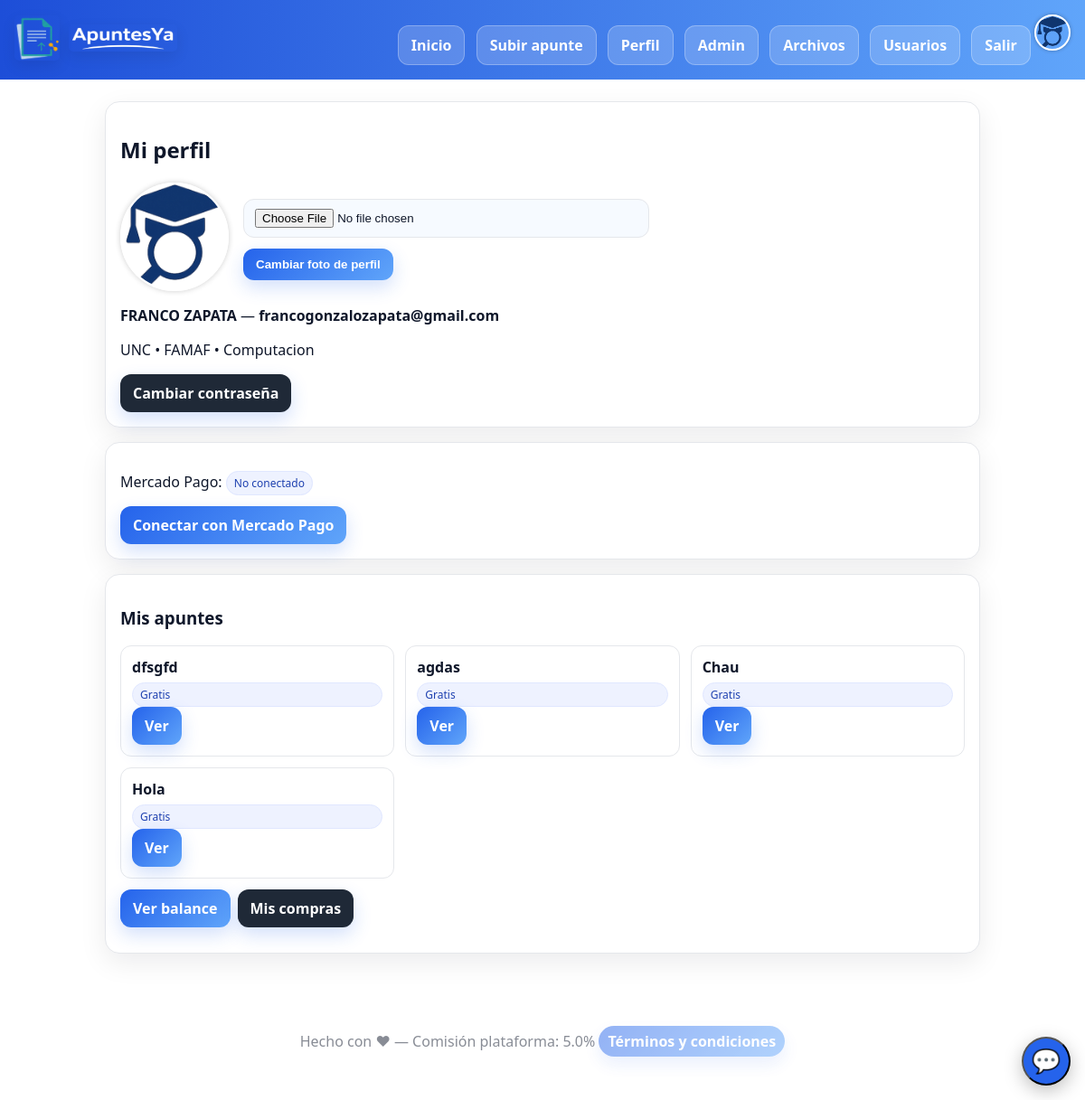
Screenshot of /profile (signed in) with the database file from the repository.
### apuntesya2/models.py (models this page shows)
class User(Base, UserMixin):
    __tablename__ = "users"
    id: Mapped[int] = mapped_column(Integer, primary_key=True, autoincrement=True)
    name: Mapped[str] = mapped_column(String(120), nullable=False)
    email: Mapped[str] = mapped_column(String(255), unique=True, nullable=False, index=True)
    password_hash: Mapped[str] = mapped_column(String(255), nullable=False)
    imagen_de_perfil: Mapped[str] = mapped_column(String(255), nullable=True)
    university: Mapped[str] = mapped_column(String(120), nullable=False)
    faculty: Mapped[str] = mapped_column(String(120), nullable=False)
    career: Mapped[str] = mapped_column(String(120), nullable=False)
    is_active: Mapped[bool] = mapped_column(Boolean, default=True)
    is_admin: Mapped[bool] = mapped_column(Boolean, default=False)
    deleted_at: Mapped[datetime] = mapped_column(DateTime, nullable=True)
    mp_user_id: Mapped[str] = mapped_column(String(64), nullable=True)
    mp_access_token: Mapped[str] = mapped_column(Text, nullable=True)
    mp_refresh_token: Mapped[str] = mapped_column(Text, nullable=True)
    mp_token_expires_at: Mapped[datetime] = mapped_column(DateTime, nullable=True)
    notes = relationship("Note", back_populates="seller")

class Note(Base):
    __tablename__ = "notes"
    id: Mapped[int] = mapped_column(Integer, primary_key=True, autoincrement=True)
    title: Mapped[str] = mapped_column(String(180), nullable=False)
    description: Mapped[str] = mapped_column(Text, nullable=False)
    university: Mapped[str] = mapped_column(String(120), nullable=False)
    faculty: Mapped[str] = mapped_column(String(120), nullable=False)
    career: Mapped[str] = mapped_column(String(120), nullable=False)
    price_cents: Mapped[int] = mapped_column(Integer, default=0)
    file_path: Mapped[str] = mapped_column(String(255), nullable=False)
    is_active: Mapped[bool] = mapped_column(Boolean, default=True)
    is_reported: Mapped[bool] = mapped_column(Boolean, default=False)
    seller_id: Mapped[int] = mapped_column(ForeignKey("users.id"), nullable=False)
    seller = relationship("User", back_populates="notes")
    deleted_at: Mapped[datetime] = mapped_column(DateTime, nullable=True)
    created_at: Mapped[datetime] = mapped_column(DateTime, default=datetime.utcnow)

### apuntesya2/app.py (the view)
@app.route("/profile")
@login_required
def profile():
    with Session() as s:
        my_notes = s.execute(select(Note).where(Note.seller_id==current_user.id).order_by(Note.created_at.desc())).scalars().all()
    return render_template("profile.html", my_notes=my_notes)

### apuntesya2/app.py (called while the page is built)
@login_manager.user_loader
def load_user(user_id):
    with Session() as s:
        return s.get(User, int(user_id))

@app.context_processor
def inject_contacts():
    emails = [e.strip() for e in str(app.config.get("CONTACT_EMAILS","")).split(",") if e.strip()]
    return dict(CONTACT_EMAILS=emails, CONTACT_WHATSAPP=app.config.get("CONTACT_WHATSAPP"), SUGGESTIONS_URL=app.config.get("SUGGESTIONS_URL"))

### apuntesya2/templates/profile.html
{% extends "base.html" %}
{% block content %}
<div class="card">
  <h2>Mi perfil</h2>
  <div style="display:flex;align-items:center;gap:16px;margin:10px 0;">
    <img
      src="{% if (current_user.imagen_de_perfil or current_user.profile_image) %}{{ url_for('static', filename='uploads/profile_images/' ~ (current_user.imagen_de_perfil or current_user.profile_image)) }}{% else %}{{ url_for('static', filename='img/default_profile.png') }}{% endif %}"
      alt="Foto de perfil"
      style="width:120px;height:120px;border-radius:50%;object-fit:cover;border:2px solid #fff;box-shadow:0 0 6px rgba(0,0,0,0.2)">
    <form action="{{ url_for('upload_profile_image') }}" method="post" enctype="multipart/form-data">
      <input class="input" type="file" name="file" accept="image/png, image/jpeg" required>
      <button class="btn">Cambiar foto de perfil</button>
    </form>
  </div>
  <p><strong>{{ current_user.name }}</strong> — <strong> {{ current_user.email }}</strong></p>
  <p>{{ current_user.university }} • {{ current_user.faculty }} • {{ current_user.career }}</p>
  <a class="btn secondary" href="{{ url_for('auth_reset.reset_password_request') }}">Cambiar contraseña</a>
</div>
<div class="card">
  {% if current_user.mp_access_token %}
  <p>Mercado Pago: <span class="badge">Conectado</span></p>
  <a class="btn secondary" href="{{ url_for('disconnect_mp') }}">Desconectar</a>
  {% else %}
  <p>Mercado Pago: <span class="badge">No conectado</span></p>
  <a class="btn" href="{{ url_for('connect_mp') }}">Conectar con Mercado Pago</a>
  {% endif %}
</div>
<div class="card">
  <h3>Mis apuntes</h3>
  <div class="grid">
    {% for n in my_notes %}
    <div class="note">
      <div class="title">{{ n.title }}</div>
      {% if n.price_cents>0 %}<div class="badge">Pago</div>{% else %}<div class="badge">Gratis</div>{% endif %}
      <a class="btn" href="{{ url_for('note_detail', note_id=n.id) }}">Ver</a>
    </div>
    {% else %}
    <div>No subiste apuntes aún.</div>
    {% endfor %}
  </div>
  <div class="actions" style="margin: 12px 0; display:flex; gap:8px; flex-wrap:wrap;">
    <a class="btn" href="{{ url_for('profile_balance') }}">Ver balance</a>
    <a class="btn secondary" href="{{ url_for('profile_purchases') }}">Mis compras</a>
  </div>
</div>
{% endblock %}

### apuntesya2/templates/base.html (shortened to what this page needs)
<!doctype html>
<html lang="es">
<head>
  <link rel="stylesheet" href="{{ url_for('static', filename='css/main.css') }}">
</head>
<body>
  <div class="nav">
    <div class="brand">
      <a href="{{ url_for('index') }}" class="brand-logo-link">
        <img src="{{ url_for('static', filename='img/logo.png') }}" alt="ApuntesYa" class="brand-logo-img">
      </a>
      <a href="{{ url_for('index') }}" class="brand-logo-link">
        <img src="{{ url_for('static', filename='img/logo1.png') }}" alt="ApuntesYa" class="brand-logo1-img">
      </a>
    </div>
    <div class="nav-actions">
      <a href="{{ url_for('index') }}" class="btn ghost">Inicio</a>
      {% if current_user.is_authenticated %}
      <a href="{{ url_for('upload_note') }}" class="btn">Subir apunte</a>
      <a href="{{ url_for('profile') }}" class="btn secondary">Perfil</a>
      {% if current_user.is_authenticated and current_user.is_admin %}
      <a href="{{ url_for('admin.dashboard') }}" class="btn ghost">Admin</a>
      <a href="/admin/files" class="btn ghost">Archivos</a>
      <a href="{{ url_for('admin.users_list') }}" class="btn ghost">Usuarios</a>
      {% endif %}
      <a href="{{ url_for('logout') }}" class="btn ghost">Salir</a>
      {% else %}
      <a href="{{ url_for('login') }}" class="btn ghost">Ingresar</a>
      <a href="{{ url_for('register') }}" class="btn">Registrarse</a>
      {% endif %}
      {% if current_user.is_authenticated %}
      <a href="{{ url_for('profile') }}" style="display:inline-flex;align-items:center;gap:8px">
        <img
          src="{% if (current_user.imagen_de_perfil or current_user.profile_image) %}{{ url_for('static', filename='uploads/profile_images/' ~ (current_user.imagen_de_perfil or current_user.profile_image)) }}{% else %}{{ url_for('static', filename='img/default_profile.png') }}{% endif %}"
          class="nav-profile-pic" alt="Foto de perfil">
      </a>
      {% endif %}
    </div>
  </div>
  <div class="container">
    {% block content %}{% endblock %}
  </div>
  <div class="footer">
    <div class="footer">
      Hecho con ♥ — Comisión plataforma: {{ config.get('PLATFORM_FEE_PERCENT', 5.0) }}%
      <a class="btn ghost" href="/terms">Términos y condiciones</a>
    </div>
  </div>
  <button id="contact-widget-button" aria-expanded="false" aria-controls="contact-widget-panel"
    aria-label="Abrir contacto" title="Contactar ApuntesYa"
    class="bg-blue-600 text-white text-lg flex items-center justify-center shadow-lg">
    💬
  </button>
</body>
</html>

### apuntesya2/static/css/main.css (style rules this page uses)
:root { --bg: #ffffff; --card: #111318; --ink: #e8e8ea; --muted: #a1a1aa; --brand: #4f46e5; }
* { box-sizing: border-box }
body { margin: 0; background: #ffffff; color: var(--ink); font-family: system-ui, -apple-system, Segoe UI, Roboto, Inter, Ubuntu, Arial }
a { color: var(--brand); text-decoration: none }
.container { max-width: 1000px; margin: 0 auto; padding: 16px }
.nav { display: flex; gap: 12px; align-items: center; justify-content: space-between; padding: 16px; margin-bottom: 8px; background: linear-gradient(180deg, #121420, #0b0c10) }
.brand { display: flex; gap: 10px; align-items: center }
.card { background: var(--card); border: 1px solid #1b1f2a; border-radius: 16px; padding: 16px; box-shadow: 0 8px 24px rgba(0, 0, 0, .25); margin-bottom: 16px }
.btn { display: inline-block; padding: 10px 14px; border-radius: 12px; background: var(--brand); color: white; border: none; cursor: pointer; font-weight: 600 }
.btn.secondary { background: #1f2937 }
.input, select { width: 100%; padding: 10px 12px; border-radius: 12px; background: #0e1117; border: 1px solid #232938; color: var(--ink); margin: 6px 0 12px }
.grid { display: grid; grid-template-columns: repeat(3, 1fr); gap: 12px }
.note { padding: 12px; border-radius: 12px; border: 1px solid #232938; background: #0e1117 }
.note .title { font-weight: 700; margin-bottom: 6px }
.badge { font-size: 12px; padding: 4px 8px; border-radius: 999px; background: #111827; border: 1px solid #233047 }
.footer { opacity: .7; padding: 24px; text-align: center }
.brand-logo-img { width: 50px; height: 50px; border-radius: 5px; box-shadow: 0 6px 16px rgba(0, 0, 0, .08) }
.brand-logo1-img { width: 120px; height: 30px; border-radius: 5px; box-shadow: 0 6px 16px rgba(0, 0, 0, .08) }
.nav-actions .btn { margin-left: 8px }
:root { --nav-from: #1d4ed8; --nav-to: #60a5fa; }
.nav { background: linear-gradient(90deg, var(--nav-from), var(--nav-to)) !important; border-bottom: none !important; color: #fff; }
.nav a { color: #fff }
.nav .btn { background: rgba(255, 255, 255, .18); color: #fff; border: 1px solid rgba(255, 255, 255, .28); box-shadow: none; }
.btn { background: linear-gradient(135deg, #2563eb, #60a5fa); box-shadow: 0 8px 20px rgba(37, 99, 235, .20) }
:root { --surface: #ffffff; --surface-2: #f6faff; --border: #e5e7eb; --ink: #0f172a; --muted: #64748b; }
.card { background: var(--surface) !important; color: var(--ink) !important; border: 1px solid var(--border) !important; box-shadow: 0 10px 30px rgba(2, 6, 23, .08) !important; }
.note { background: var(--surface) !important; border: 1px solid var(--border) !important; color: var(--ink) !important; }
.input, select, textarea { background: var(--surface-2) !important; color: var(--ink) !important; border: 1px solid var(--border) !important; }
.badge { background: #eef2ff !important; color: #1e40af !important; border: 1px solid #e0e7ff !important; }
body, .container { background: #ffffff !important; }
.footer .btn { padding: 6px 10px; font-weight: 600; border-radius: 999px; }
#contact-widget-button { position: fixed; right: 16px; bottom: 16px; z-index: 1040; border-radius: 50%; width: 54px; height: 54px; background-color: #2563eb; color: #fff; font-size: 26px; display: flex; align-items: center; justify-content: center; box-shadow: 0 6px 20px rgba(0, 0, 0, 0.25); cursor: pointer; transition: all .2s ease; }

### apuntesya2/templates/base.html (style rules this page uses)
.nav-profile-pic { width: 40px; height: 40px; border-radius: 50%; object-fit: cover; border: 2px solid #fff; box-shadow: 0 0 4px rgba(0, 0, 0, 0.3); }
.nav-profile-pic { display: block; width: fit-content; margin: 0 auto; display: inline-flex; align-items: center; gap: 8px; }

### rows the page displays
User: imagen_de_perfil (picture), name "FRANCO ZAPATA", email "francogonzalozapata@gmail.com", university "UNC", faculty "FAMAF", career "Computacion"
Note: title "dfsgfd", price_cents "Gratis"
Note: title "agdas", price_cents "Gratis"
Note: title "Chau", price_cents "Gratis"
Note: title "Hola", price_cents "Gratis"

### other values shown
{{ config.get('PLATFORM_FEE_PERCENT', 5.0) }} "5.0"
